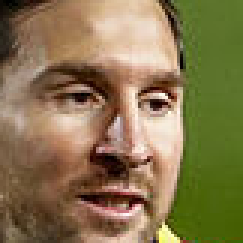
#> input picture Celebrity Face Detection/model/dataset/cropped/messi images/messi images1.png, 81 x 81 px, given in place of 2.png, which was not available (shown 3 times larger)
$ jupyter execute --allow-errors data_cleaning.ipynb   (shell and % lines are left out)   (text cells are left out)
#> lines starting #> are read from the running program, lines starting #| are printed output that depends on the picture; after the words box and inside, x2 and y2 are one past the last pixel; in counts of white or black regions, pixels touching at a corner belong together; pictures that were not available may be replaced by others from this repository, and a replacement may not be noted
[cell 1]
import numpy as np
import cv2
import matplotlib
from matplotlib import pyplot as plt

[cell 2]
img = cv2.imread('C:/Users/swapn/Desktop/DS learning/Data Science project/Image recognization/CelebrityFaceRecognition/model/test_images/2.png')
#> img is the input picture: shape (81, 81, 3); mean B, G, R 78.7, 117.4, 134.9
img.shape
#> Out = (81, 81, 3)

[cell 3]
plt.imshow(img)

[cell 4]
gray = cv2.cvtColor(img, cv2.COLOR_BGR2GRAY)
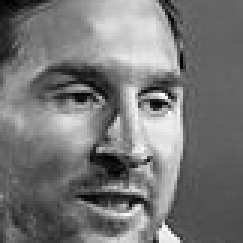
#> gray: shape (81, 81) (shown 3 times larger); min 1, max 251, mean 118.2
gray.shape
#> Out = (81, 81)

[cell 5]
gray

[cell 6]
plt.imshow(gray, cmap='gray')

[cell 7]
face_cascade = cv2.CascadeClassifier("C:\\Users\\swapn\\Desktop\\DS learning\\Data Science project\\Image recognization\\CelebrityFaceRecognition\\model\\opencv\\haarcascades\\haarcascade_frontalface_default.xml")
eye_cascade = cv2.CascadeClassifier("C:\\Users\\swapn\\Desktop\\DS learning\\Data Science project\\Image recognization\\CelebrityFaceRecognition\\model\\opencv\\haarcascades\\haarcascade_eye.xml")

faces = face_cascade.detectMultiScale(gray, 1.3, 5)
#> faces = [[5, 5, 69, 69]]
faces
#> Out = [[5, 5, 69, 69]]

[cell 8]
(x,y,w,h) = faces[0]
#> x = 5; y = 5; w = 69; h = 69
x,y,w,h
#> Out = (5, 5, 69, 69)

[cell 9]
face_img = cv2.rectangle(img,(x,y),(x+w,y+h),(255,0,0),2)
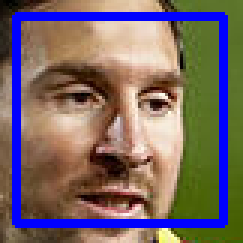
#> face_img: shape (81, 81, 3) (shown 3 times larger); mean B, G, R 102.6, 103.4, 119.9
plt.imshow(face_img)

[cell 10]
cv2.destroyAllWindows()
for (x,y,w,h) in faces:
    face_img = cv2.rectangle(img,(x,y),(x+w,y+h),(255,0,0),2)
    roi_gray = gray[y:y+h, x:x+w]
    roi_color = face_img[y:y+h, x:x+w]
    eyes = eye_cascade.detectMultiScale(roi_gray)
    for (ex,ey,ew,eh) in eyes:
        cv2.rectangle(roi_color,(ex,ey),(ex+ew,ey+eh),(0,255,0),2)
#> this loop made 1 pass
#> (x, y, w, h, eyes) on pass 1: (5, 5, 69, 69, [[35, 16, 22, 22], [8, 15, 24, 24]])
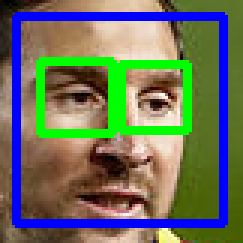
#> img: shape (81, 81, 3) (shown 3 times larger); 8.29% of pixels changed, all inside (x1, y1, x2, y2) = (12, 19, 64, 46)
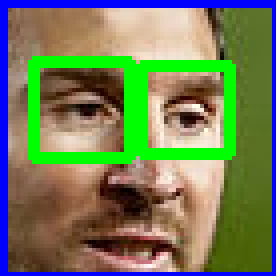
#> roi_color: shape (69, 69, 3) (shown 4 times larger); mean B, G, R 89.5, 124.9, 113.9


plt.figure()
plt.imshow(face_img, cmap='gray')
plt.show()

[cell 11]
plt.imshow(roi_color, cmap='gray')

[cell 12]
def get_cropped_image_if_2_eyes(image_path):
    img = cv2.imread(image_path)
    gray = cv2.cvtColor(img, cv2.COLOR_BGR2GRAY)
    faces = face_cascade.detectMultiScale(gray, 1.3, 5)
#> faces = [[5, 5, 69, 69]]
    for (x,y,w,h) in faces:
        roi_gray = gray[y:y+h, x:x+w]
        roi_color = img[y:y+h, x:x+w]
        eyes = eye_cascade.detectMultiScale(roi_gray)
        if len(eyes) >= 2:
            return roi_color
#> this loop made 1 pass
#> pass 1, in get_cropped_image_if_2_eyes, `roi_color = img[y:y+h, x:x+w]`:
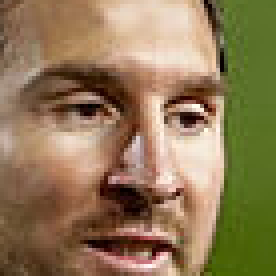
#> roi_color: shape (69, 69, 3) (shown 4 times larger); mean B, G, R 86.3, 121.1, 143.7

[cell 13]
original_image = cv2.imread('C:/Users/swapn/Desktop/DS learning/Data Science project/Image recognization/CelebrityFaceRecognition/model/test_images/2.png')
plt.imshow(original_image)

[cell 14]
cropped_image = get_cropped_image_if_2_eyes('C:/Users/swapn/Desktop/DS learning/Data Science project/Image recognization/CelebrityFaceRecognition/model/test_images/2.png')
plt.imshow(cropped_image)

[cell 15]
org_image_obstructed = cv2.imread("C:\\Users\\swapn\\Desktop\\DS learning\\Data Science project\\Image recognization\\CelebrityFaceRecognition\\model\\test_images\\Virat.jpg")
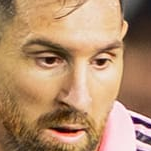
#> input picture Celebrity Face Detection/model/dataset/cropped/messi images/messi images10.png, 151 x 151 px, given in place of Virat.jpg, which was not available
#> org_image_obstructed is the input picture: shape (151, 151, 3); mean B, G, R 109.6, 142.5, 180.7
plt.imshow(org_image_obstructed)

[cell 16]
cropped_image_no_2_eyes = get_cropped_image_if_2_eyes("C:\\Users\\swapn\\Desktop\\DS learning\\Data Science project\\Image recognization\\CelebrityFaceRecognition\\model\\test_images\\Virat.jpg")
#> in get_cropped_image_if_2_eyes (call 2), `gray = cv2.cvtColor(img, cv2.COLOR_BGR2GRAY)`:
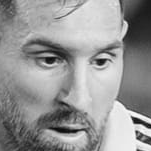
#> gray: shape (151, 151); min 12, max 249, mean 150.2
#> in get_cropped_image_if_2_eyes (call 2), `faces = face_cascade.detectMultiScale(gray, 1.3, 5)`: faces = [[22, 16, 114, 114]]
#> the loop in get_cropped_image_if_2_eyes, `for (x,y,w,h) in faces:` made 1 pass
#> (x, y, w, h, eyes) on pass 1: (22, 16, 114, 114, [[10, 27, 34, 34], [66, 34, 25, 25], [55, 18, 48, 48]])
#> pass 1, in get_cropped_image_if_2_eyes (call 2), `roi_gray = gray[y:y+h, x:x+w]`:
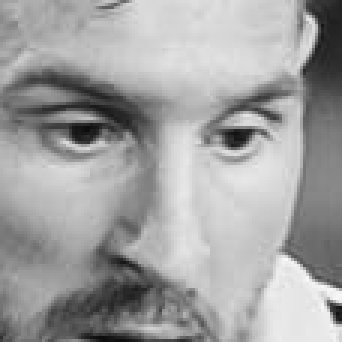
#> roi_gray: shape (114, 114) (shown 3 times larger); min 12, max 249, mean 161.2
#> pass 1, in get_cropped_image_if_2_eyes (call 2), `roi_color = img[y:y+h, x:x+w]`:
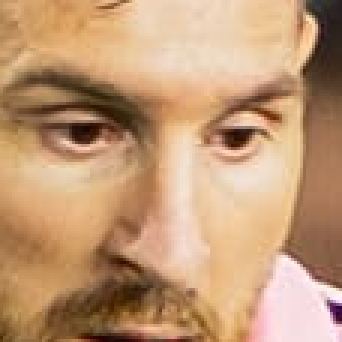
#> roi_color: shape (114, 114, 3) (shown 3 times larger); mean B, G, R 117.8, 153.4, 193
cropped_image_no_2_eyes

[cell 17]
path_to_data = "C:\\Users\\swapn\\Desktop\\DS learning\\Data Science project\\Image recognization\\CelebrityFaceRecognition\\model\\dataset"
path_to_cr_data = "C:\\Users\\swapn\\Desktop\\DS learning\\Data Science project\\Image recognization\\CelebrityFaceRecognition\\model\\dataset\\cropped"

[cell 18]
import os
img_dirs = []
for entry in os.scandir(path_to_data):
    if entry.is_dir():
        img_dirs.append(entry.path)

[cell 19]
img_dirs

[cell 20]
import shutil
if os.path.exists(path_to_cr_data):
     shutil.rmtree(path_to_cr_data)
os.mkdir(path_to_cr_data)

[cell 21]
import os
import cv2

# Assuming get_cropped_image_if_2_eyes and other necessary components are defined above

cropped_image_dirs = []
celebrity_file_names_dict = {}
supported_formats = {".jpg", ".jpeg", ".png", ".bmp", ".tiff"}

for img_dir in img_dirs:
    count = 1
    celebrity_name = os.path.basename(img_dir)  # Cross-platform compatible way to get the last part of the path
    print(celebrity_name)

    celebrity_file_names_dict[celebrity_name] = []

    for entry in os.scandir(img_dir):
        if entry.is_file() and entry.path.lower().endswith(tuple(supported_formats)):  # Process only supported image files
            try:
                roi_color = get_cropped_image_if_2_eyes(entry.path)
                if roi_color is not None:
                    cropped_folder = os.path.join(path_to_cr_data, celebrity_name)  # Correctly forming the path

                    if not os.path.exists(cropped_folder):
                        os.makedirs(cropped_folder)
                        cropped_image_dirs.append(cropped_folder)
                        print("Generating cropped images in folder: ", cropped_folder)

                    cropped_file_name = f"{celebrity_name}{count}.png"
                    cropped_file_path = os.path.join(cropped_folder, cropped_file_name)  # Correctly forming the file path

                    cv2.imwrite(cropped_file_path, roi_color)
                    celebrity_file_names_dict[celebrity_name].append(cropped_file_path)
                    count += 1
            except Exception as e:
                print(f"Error processing file {entry.path}: {e}")

# Continue with the rest of your code...

[cell 22]
import numpy as np
import pywt
import cv2

def w2d(img, mode='haar', level=1):
#> called with mode = 'db1', level = 5
    imArray = img
    #Datatype conversions
    #convert to grayscale
    imArray = cv2.cvtColor( imArray,cv2.COLOR_RGB2GRAY )
    #convert to float
    imArray =  np.float32(imArray)
    imArray /= 255;
    # compute coefficients
    coeffs=pywt.wavedec2(imArray, mode, level=level)
#> coeffs = 6 items

    #Process Coefficients
    coeffs_H=list(coeffs)
#> coeffs_H = 6 items
    coeffs_H[0] *= 0;

    # reconstruction
    imArray_H=pywt.waverec2(coeffs_H, mode);
    imArray_H *= 255;
    imArray_H =  np.uint8(imArray_H)
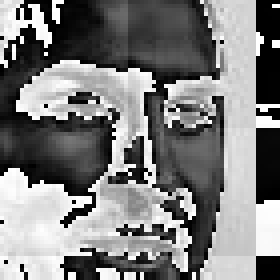
#> imArray_H: shape (70, 70) (shown 4 times larger); min 0, max 255, mean 126.1

    return imArray_H

[cell 23]
im_har = w2d(cropped_image,'db1',5)
plt.imshow(im_har, cmap='gray')

[cell 24]
celebrity_file_names_dict = {}
for img_dir in cropped_image_dirs:
    celebrity_name = img_dir.split('\\')[-1]
    file_list = []
    for entry in os.scandir(img_dir):
        file_list.append(entry.path)
    celebrity_file_names_dict[celebrity_name] = file_list
celebrity_file_names_dict

[cell 25]
class_dict = {}
count = 0
for celebrity_name in celebrity_file_names_dict.keys():
    class_dict[celebrity_name] = count
    count = count + 1
class_dict
